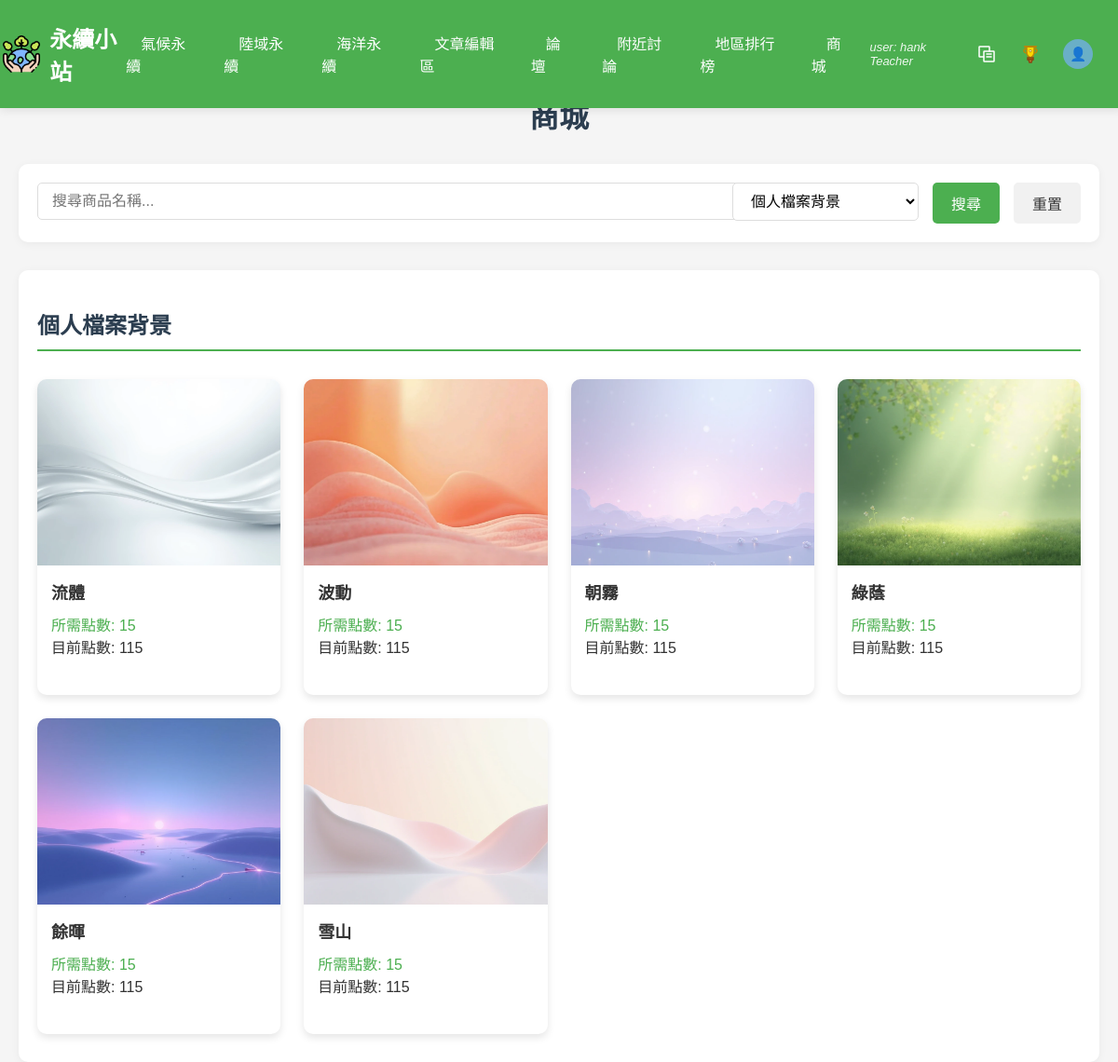
Before: /php/shop.php?category=background (signed in) with the older database file.
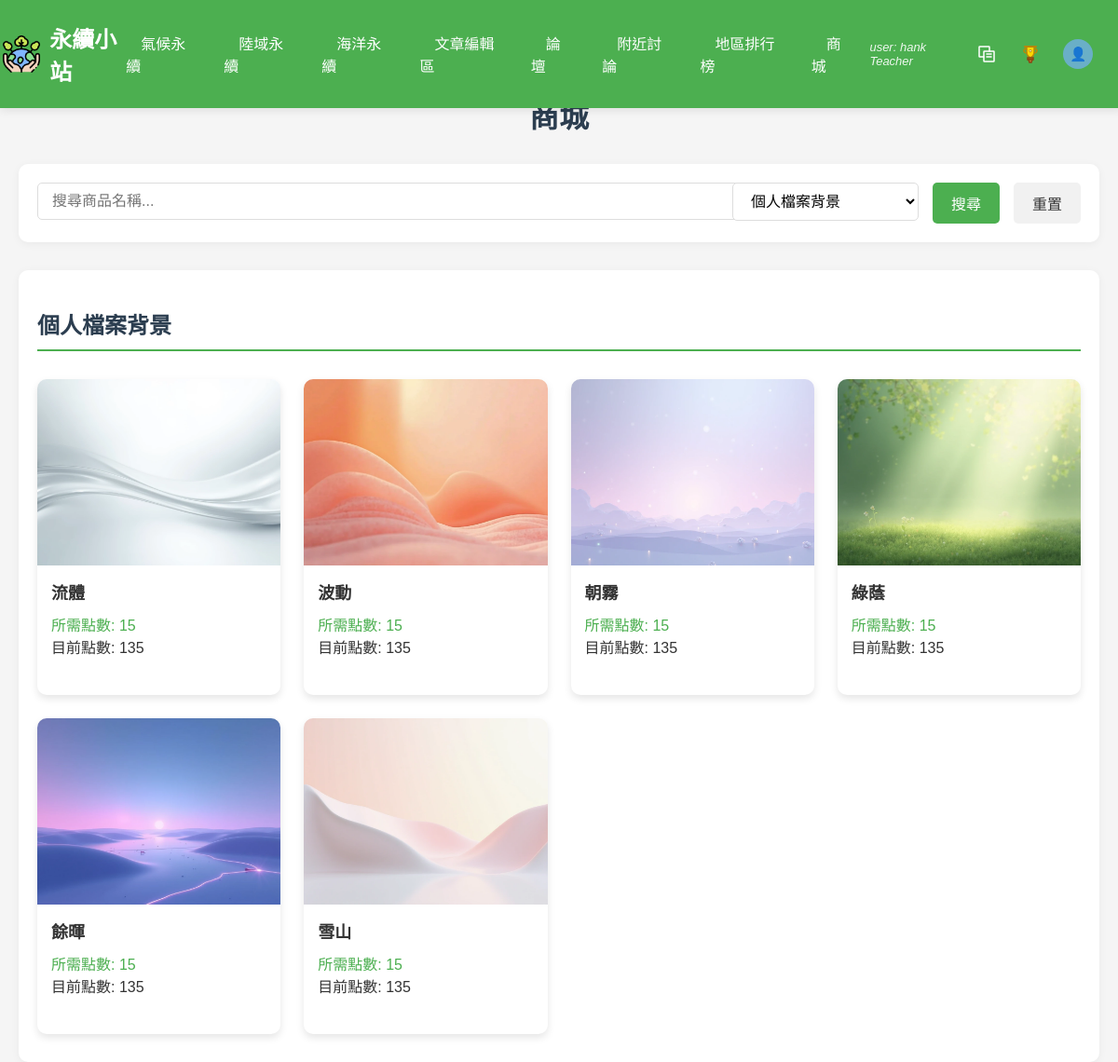
After: the same page with the newer database file.
### tables this page shows
CREATE TABLE `teacher_achievement` (
  `UserID` int(11) NOT NULL,
  `TotalPoints` int(11) DEFAULT 0,
  `SDG13ArticlesPublished` int(11) DEFAULT 0,
  `SDG14ArticlesPublished` int(11) DEFAULT 0,
  `SDG15ArticlesPublished` int(11) DEFAULT 0
);

### php/shop.php (the view, shortened to what the changed rows need)
<?php
require_once 'db_connect.php';
$search = isset($_GET['search']) ? trim($_GET['search']) : '';
$filter_category = isset($_GET['category']) ? $_GET['category'] : '';
$user_id = $_SESSION['user_id'] ?? 0;
$purchased_items = [];
$sql = "SELECT * FROM merchandise";
$where = [];
if (!empty($filter_category) && $filter_category != 'all') {
    if ($filter_category == 'owned') {
        if (!empty($purchased_items)) {
            $where[] = "ItemID IN (" . implode(',', $purchased_items) . ")";
        } else {
            $where[] = "1=0";
        }
    } else {
        $where[] = "Category = '" . $conn->real_escape_string($filter_category) . "'";
    }
}
if ($where) {
    $sql .= " WHERE " . implode(' AND ', $where);
}
$sql .= " ORDER BY CASE
            WHEN Category = 'head' THEN 1
            WHEN Category = 'background' THEN 2
            WHEN Category = 'wallpaper' THEN 3
            ELSE 4
          END, Category";
$result = $conn->query($sql);
$categories = [];
if ($result && $result->num_rows > 0) {
    while ($row = $result->fetch_assoc()) {
        $categories[$row['Category']][] = $row;
    }
}
$userPoints = 0;
if ($user_id > 0) {
    $role = $_SESSION['role'] ?? 'Student';
    $points_table = ($role === 'Teacher') ? 'teacher_achievement' : 'achievement';
    $points_sql = "SELECT TotalPoints FROM $points_table WHERE UserID = ?";
    $points_stmt = $conn->prepare($points_sql);
    $points_stmt->bind_param("i", $user_id);
    $points_stmt->execute();
    $points_result = $points_stmt->get_result();
    if ($points_row = $points_result->fetch_assoc()) {
        $userPoints = $points_row['TotalPoints'] ?? 0;
    }
}
?>
<!DOCTYPE html>
<html lang="zh-TW">
<head>
    <link rel="stylesheet" href="../css/shop.css">
    <link rel="stylesheet" href="../css/nav3.css">
</head>
<body>
    <header>
        <?php include "nav.php"; ?>
    </header>
    <div class="shop-container">
        <h1 class="page-title">商城</h1>
        <?php if (empty($categories)): ?>
            <p class="no-products">目前沒有可用的商品<?php echo !empty($search) || !empty($filter_category) ? '符合搜尋條件' : ''; ?></p>
        <?php else: ?>
            <?php foreach ($categories as $category => $products): ?>
                <div class="category-section">
                    <h2 class="category-title">
                        <?php
                        if ($category == 'head') echo '頭像';
                        else if ($category == 'background') echo '個人檔案背景';
                        else if ($category == 'wallpaper') echo '桌布';
                        else echo htmlspecialchars($category);
                        ?>
                    </h2>
                    <div class="product-list">
                        <?php foreach ($products as $product): ?>
                            <?php
                            $card_class = 'product';
                            ?>
                            <div class="<?php echo $card_class; ?>">
                                <a href="product_detail.php?id=<?php echo $product['ItemID']; ?>">
                                    <div class="product-image">
                                        <img src="../<?php echo htmlspecialchars($product['ImageURL']); ?>" alt="<?php echo htmlspecialchars($product['Name']); ?>">
                                    </div>
                                    <div class="product-info">
                                        <h3 class="product-name"><?php echo htmlspecialchars($product['Name']); ?></h3>
                                        <p class="product-points">所需點數: <?php echo $product['PointsRequired']; ?></p>
                                        <p class="user-points">目前點數: <?php echo $userPoints; ?></p>
                                    </div>
                                </a>
                            </div>
                        <?php endforeach; ?>
                    </div>
                </div>
            <?php endforeach; ?>
        <?php endif; ?>
    </div>
</body>
</html>

Changed rows visible on the page:
changed teacher_achievement: TotalPoints "115" → "135"
